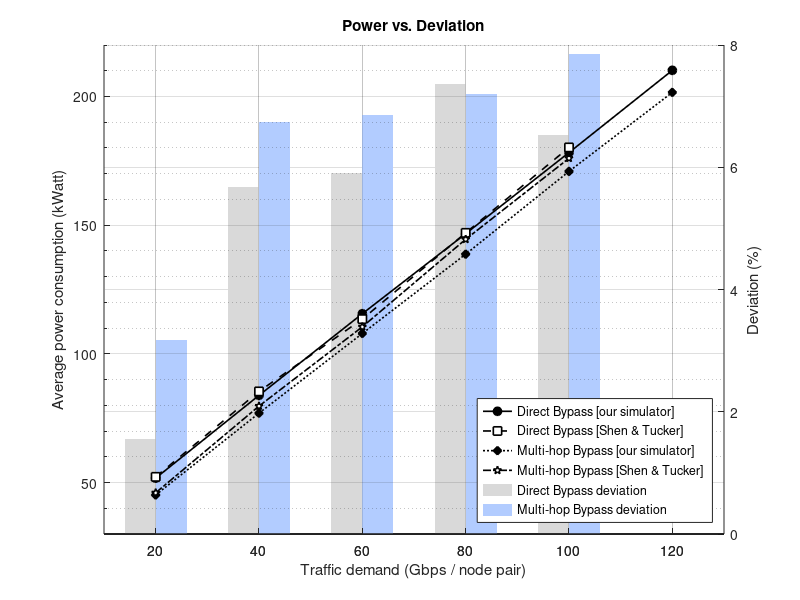

Write MATLAB code to recreate this figure.
## ComparePower6nodes_octave.m  (Octave-only, no yyaxis/uistack)

close all; clf;

## --- Data ---------------------------------------------------------------
dDeliY =    [51.706;83.863;115.590;146.676;178.204;210.157];
dSTY   =    [52.200;85.400;113.500;147.000;180.200;NaN];
mDeliY =    [45.162;76.951;107.914;138.719;170.898;201.591];
mSTY   =    [46.000;79.700;110.500;144.500;176.000;NaN];

dDeliDevY = [01.550;05.670;005.910;007.360;006.530;NaN];
mDeliDevY = [03.180;06.740;006.850;007.200;007.850;NaN];

x = 1:6;
labels = {"20","40","60","80","100","120"};

## --- Axis 1 (bottom): BARS, right y-axis (background) -------------------
axBars = axes();  % create first, so it stays at the back
hold(axBars, "on");

% Two light bar series side-by-side
bh1 = bar(axBars, x-0.15, dDeliDevY, 0.3, "FaceColor", [0.85 0.85 0.85], "EdgeColor", "none");
bh2 = bar(axBars, x+0.15, mDeliDevY, 0.3, "FaceColor", [0.70 0.80 1.00], "EdgeColor", "none");

xlim(axBars, [0.5 6.5]);
ylim(axBars, [0 8]);
set(axBars, "XTick", x, "XTickLabel", labels);
set(axBars, "YAxisLocation", "right");   % right y-axis
ylabel(axBars, "Deviation (%)");
xlabel(axBars, "Traffic demand (Gbps / node pair)");

grid(axBars, "on");  % grid from bars axis (optional)

## --- Axis 2 (top): LINES, left y-axis (foreground, transparent) ---------
pos = get(axBars, "Position");
axLines = axes("Position", pos, "Color", "none");  % transparent background
hold(axLines, "on");

ph1 = plot(axLines, x, dDeliY, "k-o", "LineWidth", 1.2, "MarkerFaceColor", "k");
ph2 = plot(axLines, x, dSTY,   "k--s", "LineWidth", 1.2, "MarkerFaceColor", "w");
ph3 = plot(axLines, x, mDeliY, "k:d", "LineWidth", 1.2, "MarkerFaceColor", "k");
ph4 = plot(axLines, x, mSTY,   "k-.p", "LineWidth", 1.2, "MarkerFaceColor", "w");

xlim(axLines, [0.5 6.5]);
ylim(axLines, [30 220]);
set(axLines, "XTick", x, "XTickLabel", labels);  % keep ticks aligned

ylabel(axLines, "Average power consumption (kWatt)");
% Do NOT set xlabel on the top axis (keeps one x-label from axBars)

grid(axLines, "on");
set(axLines, "YMinorTick", "on");
set(axLines, "YMinorGrid", "on");

## --- Title & Legend (attach to top axis so it sits above) ---------------
title(axLines, "Power vs. Deviation");

% Build a combined legend using handles from both axes, displayed on top axis
legend(axLines, [ph1 ph2 ph3 ph4 bh1 bh2], ...
  {"Direct Bypass [our simulator]", ...
   "Direct Bypass [Shen & Tucker]", ...
   "Multi-hop Bypass [our simulator]", ...
   "Multi-hop Bypass [Shen & Tucker]", ...
   "Direct Bypass deviation", ...
   "Multi-hop Bypass deviation"}, ...
  "Location", "southeast");

## --- Keep axes perfectly synced on resize --------------------------------
% (Octave usually keeps same 'Position', but if you tweak, reapply:)
set(axLines, "Position", get(axBars, "Position"));

